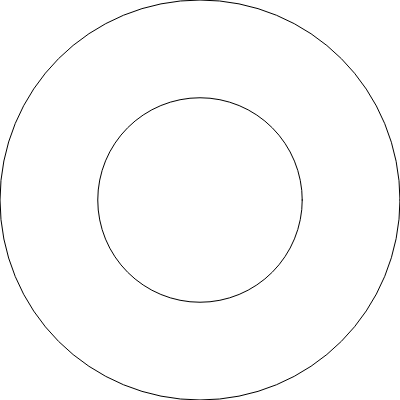
Frame 1 (no input)
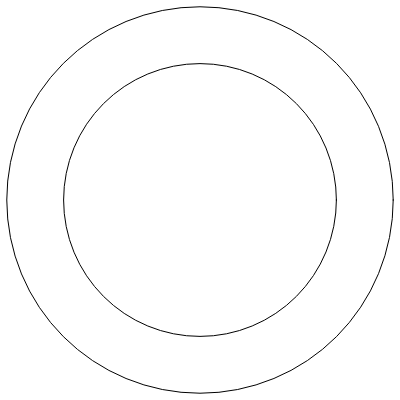
Frame 60 (no input)
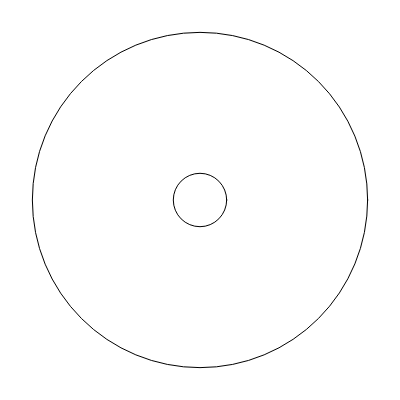
Frame 120 (the mouse pressed at the canvas centre since frame 60)

The p5.js sketch that drew these frames (run headless with seeded random() and noise() and a simulated clock; from frame 60 on, the mouse is pressed at the canvas centre):

// p5.js sketch
// ── sketch.js
function setup() {
  createCanvas(400, 400);
  noFill();
}

function draw() {
  background(255);
  
  // same as previous
  let num = sin(frameCount / 50);
  let diam = map(num, -1, 1, 1, 400)
  circle(200, 200, diam);
  
  // same as previous, but using cos() instead of sin()
  num = cos(frameCount / 50);
  diam = map(num, -1, 1, 1, 400)
  circle(200, 200, diam);
}
